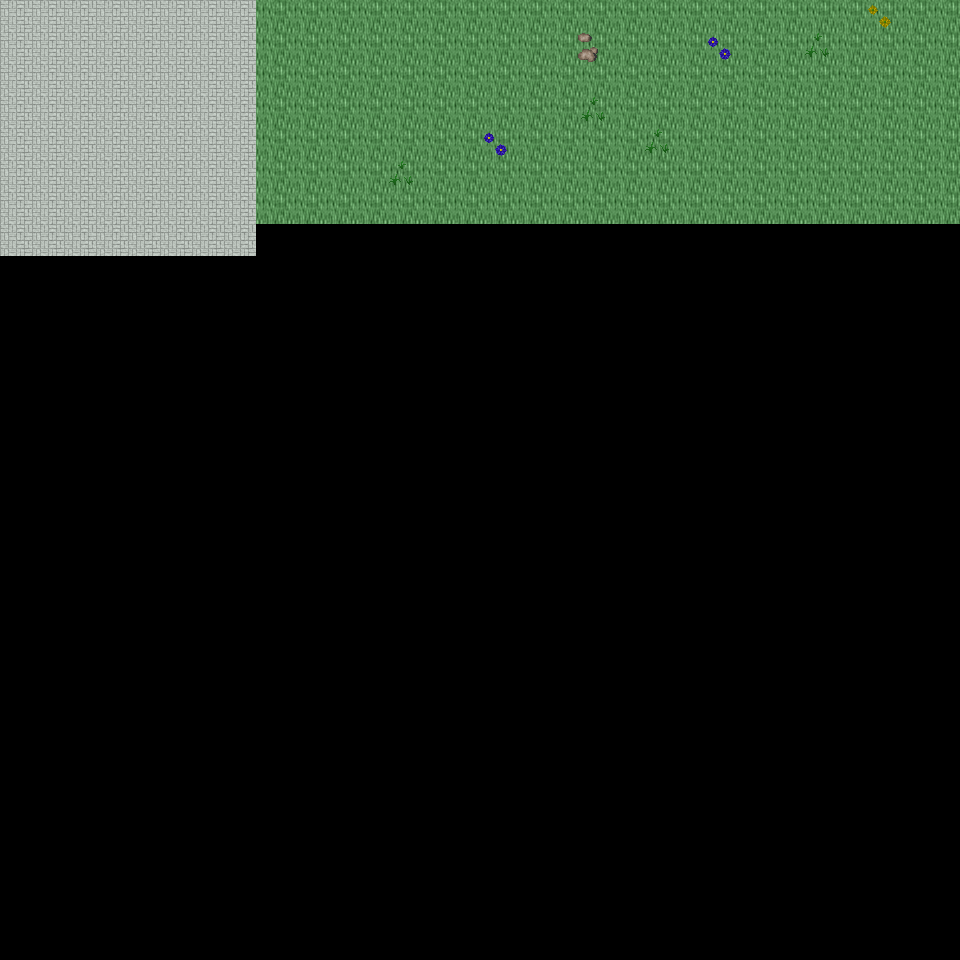

Rendered tile map (Tiled .tmx) drawn with the repository's tilesets; below, a short description and the map source with its tile grids summarised:
An orthogonal 30x30 tile map with 32x32 px tiles, 6 tile layers (Ground, Object, Object2, Above, ...), 48 tilesets and 2 objects (2x mapExit).

<map version="1.0" orientation="orthogonal" renderorder="right-down" width="30" height="30" tilewidth="32" tileheight="32" nextobjectid="3">
  <tileset firstgid="1" name="tileset_ground_ground" tilewidth="32" tileheight="32" tilecount="33" columns="3">
    <image source="../drawable/tileset_ground_ground.png" width="96" height="352" />
  </tileset>
  <tileset firstgid="34" name="tileset_building_castle" tilewidth="32" tileheight="32" tilecount="320" columns="20">
    <image source="../drawable/tileset_building_castle.png" width="640" height="512" />
  </tileset>
  <tileset firstgid="354" name="tileset_furniture_carpet_carpets_2" tilewidth="32" tileheight="32" tilecount="12" columns="4">
    <image source="../drawable/tileset_furniture_carpet_carpets_2.png" width="128" height="160" />
  </tileset>
  <tileset firstgid="366" name="tileset_ground_indoor_tiles" tilewidth="32" tileheight="32" tilecount="8" columns="2">
    <image source="../drawable/tileset_ground_indoor_tiles.png" width="64" height="128" />
  </tileset>
  <tileset firstgid="374" name="tileset_ground_water_pool" tilewidth="32" tileheight="32" tilecount="72" columns="3">
    <image source="../drawable/tileset_ground_water_pool.png" width="96" height="768" />
  </tileset>
  <tileset firstgid="446" name="tileset_ground_brown_paving" tilewidth="32" tileheight="32" tilecount="2" columns="2">
    <image source="../drawable/tileset_ground_brown_paving.png" width="64" height="32" />
  </tileset>
  <tileset firstgid="448" name="tileset_ground_spikes" tilewidth="32" tileheight="32" tilecount="1" columns="1">
    <image source="../drawable/tileset_ground_spikes.png" width="32" height="32" />
  </tileset>
  <tileset firstgid="449" name="tileset_ground_ridge_earth_dark" tilewidth="32" tileheight="32" tilecount="96" columns="12">
    <image source="../drawable/tileset_ground_ridge_earth_dark.png" width="384" height="256" />
  </tileset>
  <tileset firstgid="545" name="tileset_plant_grasses" tilewidth="32" tileheight="32" tilecount="6" columns="3">
    <image source="../drawable/tileset_plant_grasses.png" width="96" height="64" />
  </tileset>
  <tileset firstgid="551" name="tileset_ground_water_pool_corners" tilewidth="32" tileheight="32" tilecount="72" columns="3">
    <image source="../drawable/tileset_ground_water_pool_corners.png" width="96" height="768" />
  </tileset>
  <tileset firstgid="623" name="tileset_building_fence_fence_chunky" tilewidth="32" tileheight="32" tilecount="21" columns="3">
    <image source="../drawable/tileset_building_fence_fence_chunky.png" width="96" height="224" />
  </tileset>
  <tileset firstgid="644" name="tileset_ground_earth_edges" tilewidth="32" tileheight="32" tilecount="18" columns="6">
    <image source="../drawable/tileset_ground_earth_edges.png" width="192" height="96" />
  </tileset>
  <tileset firstgid="662" name="tileset_ground_rock_pebbles" tilewidth="32" tileheight="32" tilecount="3" columns="1">
    <image source="../drawable/tileset_ground_rock_pebbles.png" width="32" height="96" />
  </tileset>
  <tileset firstgid="665" name="tileset_ground_square_patch" tilewidth="32" tileheight="32" tilecount="9" columns="3">
    <image source="../drawable/tileset_ground_square_patch.png" width="96" height="96" />
  </tileset>
  <tileset firstgid="674" name="tileset_plant_leaves" tilewidth="32" tileheight="32" tilecount="8" columns="4">
    <image source="../drawable/tileset_plant_leaves.png" width="128" height="64" />
  </tileset>
  <tileset firstgid="682" name="tileset_item_corpse_skull_dark" tilewidth="32" tileheight="32" tilecount="2" columns="2">
    <image source="../drawable/tileset_item_corpse_skull_dark.png" width="64" height="32" />
  </tileset>
  <tileset firstgid="684" name="tileset_item_corpse_skeleton" tilewidth="32" tileheight="32" tilecount="4" columns="2">
    <image source="../drawable/tileset_item_corpse_skeleton.png" width="64" height="64" />
  </tileset>
  <tileset firstgid="688" name="tileset_furniture_table_grey_fancy" tilewidth="32" tileheight="32" tilecount="9" columns="3">
    <image source="../drawable/tileset_furniture_table_grey_fancy.png" width="96" height="96" />
  </tileset>
  <tileset firstgid="697" name="tileset_furniture_table_grey_long" tilewidth="32" tileheight="32" tilecount="4" columns="2">
    <image source="../drawable/tileset_furniture_table_grey_long.png" width="64" height="64" />
  </tileset>
  <tileset firstgid="701" name="tileset_furniture_table_grey_plain" tilewidth="32" tileheight="32" tilecount="9" columns="3">
    <image source="../drawable/tileset_furniture_table_grey_plain.png" width="96" height="96" />
  </tileset>
  <tileset firstgid="710" name="tileset_item_gothic_slab" tilewidth="32" tileheight="32" tilecount="1" columns="1">
    <image source="../drawable/tileset_item_gothic_slab.png" width="32" height="32" />
  </tileset>
  <tileset firstgid="711" name="tileset_logic_creature_gnome" tilewidth="32" tileheight="32" tilecount="6" columns="6">
    <image source="../drawable/tileset_logic_creature_gnome.png" width="192" height="32" />
  </tileset>
  <tileset firstgid="717" name="tileset_logic_creature_animal" tilewidth="32" tileheight="32" tilecount="32" columns="8">
    <image source="../drawable/tileset_logic_creature_animal.png" width="256" height="128" />
  </tileset>
  <tileset firstgid="749" name="tileset_logic_collision" tilewidth="32" tileheight="32" tilecount="1" columns="1">
    <image source="../drawable/tileset_logic_collision.png" width="32" height="32" />
  </tileset>
  <tileset firstgid="750" name="tileset_ground_water_pool_deep" tilewidth="32" tileheight="32" tilecount="72" columns="3">
    <image source="../drawable/tileset_ground_water_pool_deep.png" width="96" height="768" />
  </tileset>
  <tileset firstgid="822" name="tileset_object_suspension_bridge" tilewidth="32" tileheight="32" tilecount="24" columns="3">
    <image source="../drawable/tileset_object_suspension_bridge.png" width="96" height="256" />
  </tileset>
  <tileset firstgid="846" name="tileset_plant_flower_daisy_blue" tilewidth="32" tileheight="32" tilecount="8" columns="2">
    <image source="../drawable/tileset_plant_flower_daisy_blue.png" width="64" height="128" />
  </tileset>
  <tileset firstgid="854" name="tileset_plant_flower_daisy_red" tilewidth="32" tileheight="32" tilecount="8" columns="2">
    <image source="../drawable/tileset_plant_flower_daisy_red.png" width="64" height="128" />
  </tileset>
  <tileset firstgid="862" name="tileset_plant_flower_daisy_white" tilewidth="32" tileheight="32" tilecount="8" columns="2">
    <image source="../drawable/tileset_plant_flower_daisy_white.png" width="64" height="128" />
  </tileset>
  <tileset firstgid="870" name="tileset_plant_flower_daisy_yellow" tilewidth="32" tileheight="32" tilecount="8" columns="2">
    <image source="../drawable/tileset_plant_flower_daisy_yellow.png" width="64" height="128" />
  </tileset>
  <tileset firstgid="878" name="tileset_plant_tree_tree_green" tilewidth="32" tileheight="32" tilecount="80" columns="8">
    <image source="../drawable/tileset_plant_tree_tree_green.png" width="256" height="352" />
  </tileset>
  <tileset firstgid="958" name="tileset_item_banners_flag" tilewidth="32" tileheight="32" tilecount="12" columns="3">
    <image source="../drawable/tileset_item_banners_flag.png" width="96" height="128" />
  </tileset>
  <tileset firstgid="970" name="tileset_item_flagpole" tilewidth="32" tileheight="32" tilecount="3" columns="1">
    <image source="../drawable/tileset_item_flagpole.png" width="32" height="96" />
  </tileset>
  <tileset firstgid="973" name="tileset_furniture_chair_bench_white" tilewidth="32" tileheight="32" tilecount="8" columns="2">
    <image source="../drawable/tileset_furniture_chair_bench_white.png" width="64" height="128" />
  </tileset>
  <tileset firstgid="981" name="tileset_item_statue_flowered_arch" tilewidth="32" tileheight="32" tilecount="24" columns="6">
    <image source="../drawable/tileset_item_statue_flowered_arch.png" width="192" height="128" />
  </tileset>
  <tileset firstgid="1005" name="tileset_building_decoration_block" tilewidth="32" tileheight="32" tilecount="2" columns="2">
    <image source="../drawable/tileset_building_decoration_block.png" width="64" height="32" />
  </tileset>
  <tileset firstgid="1007" name="tileset_building_decoration_orbpedestal" tilewidth="32" tileheight="32" tilecount="2" columns="1">
    <image source="../drawable/tileset_building_decoration_orbpedestal.png" width="32" height="64" />
  </tileset>
  <tileset firstgid="1009" name="tileset_item_statue_urn_with_flowers" tilewidth="32" tileheight="32" tilecount="2" columns="1">
    <image source="../drawable/tileset_item_statue_urn_with_flowers.png" width="32" height="64" />
  </tileset>
  <tileset firstgid="1011" name="tileset_building_decoration_pool" tilewidth="32" tileheight="32" tilecount="9" columns="3">
    <image source="../drawable/tileset_building_decoration_pool.png" width="96" height="96" />
  </tileset>
  <tileset firstgid="1020" name="tileset_item_statue_romanic_art1" tilewidth="32" tileheight="32" tilecount="4" columns="2">
    <image source="../drawable/tileset_item_statue_romanic_art1.png" width="64" height="64" />
  </tileset>
  <tileset firstgid="1024" name="tileset_building_wall_int_clay" tilewidth="32" tileheight="32" tilecount="100" columns="10">
    <image source="../drawable/tileset_building_wall_int_clay.png" width="320" height="320" />
  </tileset>
  <tileset firstgid="1124" name="tileset_ground_green_paving" tilewidth="32" tileheight="32" tilecount="18" columns="3">
    <image source="../drawable/tileset_ground_green_paving.png" width="96" height="192" />
  </tileset>
  <tileset firstgid="1142" name="tileset_logic_protection" tilewidth="32" tileheight="32" tilecount="2" columns="2">
    <image source="../drawable/tileset_logic_protection.png" width="64" height="32" />
  </tileset>
  <tileset firstgid="1144" name="tileset_furniture_other_stick" tilewidth="32" tileheight="32" tilecount="2" columns="1">
    <image source="../drawable/tileset_furniture_other_stick.png" width="32" height="64" />
  </tileset>
  <tileset firstgid="1146" name="tileset_item_scrying_orb" tilewidth="32" tileheight="32" tilecount="8" columns="8">
    <image source="../drawable/tileset_item_scrying_orb.png" width="256" height="32" />
  </tileset>
  <tileset firstgid="1154" name="tileset_light_dim_light_7x5" tilewidth="32" tileheight="32" tilecount="35" columns="7">
    <image source="../drawable/tileset_light_dim_light_7x5.png" width="224" height="160" />
  </tileset>
  <tileset firstgid="1189" name="tileset_light_light_5x5" tilewidth="32" tileheight="32" tilecount="25" columns="5">
    <image source="../drawable/tileset_light_light_5x5.png" width="160" height="160" />
  </tileset>
  <tileset firstgid="1214" name="tileset_furniture_light_lamp_bronze" tilewidth="32" tileheight="32" tilecount="3" columns="1">
    <image source="../drawable/tileset_furniture_light_lamp_bronze.png" width="32" height="96" />
  </tileset>
  <layer name="Ground" width="30" height="30">
    <data>[900 cells, 218 non-empty, 2 distinct tile ids]</data>
  </layer>
  <layer name="Object" width="30" height="30">
    <data>[900 cells, 24 non-empty, 5 distinct tile ids]</data>
  </layer>
  <layer name="Object2" width="30" height="30">
    <data>[900 cells, 0 non-empty, 0 distinct tile ids]</data>
  </layer>
  <layer name="Above" width="30" height="30">
    <data>[900 cells, 0 non-empty, 0 distinct tile ids]</data>
  </layer>
  <layer name="Above2" width="30" height="30">
    <data>[900 cells, 0 non-empty, 0 distinct tile ids]</data>
  </layer>
  <layer name="Walkable" width="30" height="30">
    <data>[900 cells, 0 non-empty, 0 distinct tile ids]</data>
  </layer>
  <objectgroup name="MapEvents">
    <object id="1" name="north" type="mapExit" x="0" y="0" width="960" height="32">
      <properties>
        <property name="map" value="level_0_x225_y28" />
        <property name="x" value="0" />
        <property name="y" value="28" />
      </properties>
    </object>
    <object id="2" name="west" type="mapExit" x="0" y="0" width="32" height="960">
      <properties>
        <property name="map" value="level_0_x224_y29" />
        <property name="x" value="28" />
        <property name="y" value="0" />
      </properties>
    </object>
  </objectgroup>
</map>
